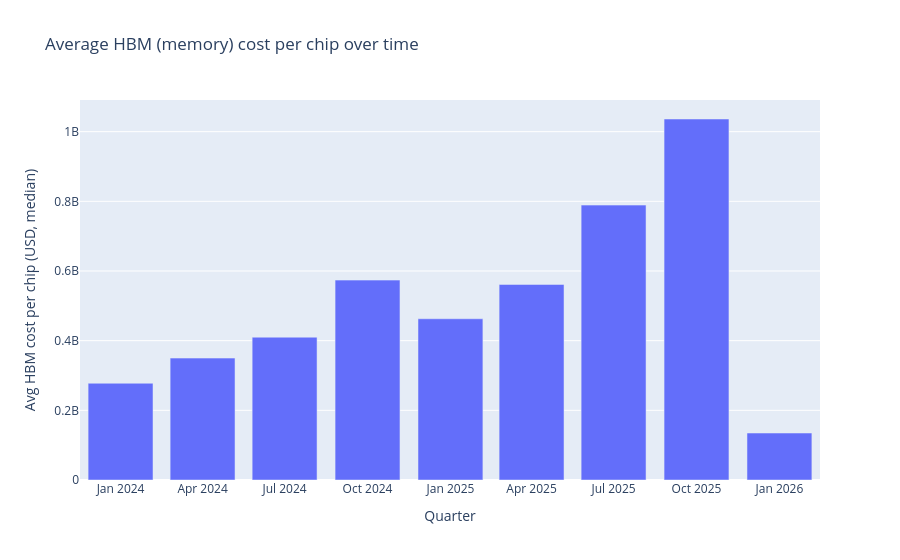

Notebook cell for this chart:
### Markdown cell above
### Average HBM cost per chip over time
Total HBM cost (USD, median) divided by the number of chips modeled each quarter,
which normalizes out how many chips are in the panel.

Caveat: Q1 2026 is still understated — the chips missing from that latest quarter
(NVIDIA and 'Other') are the high-HBM ones, so the *mix* is lower, not just the count.

### Code cell
per_chip = (
    load("ai_chip_components__quarterly_by_chip.csv")
    .with_columns(
        pl.col("Start date").cast(pl.String).str.to_date(strict=False).alias("_d"),
        num("HBM cost (USD) (median)").alias("_hbm"),
    )
    .drop_nulls(["_d", "_hbm"])
    .group_by("_d").agg(pl.col("_hbm").mean().alias("_avg"), pl.len().alias("_n")).sort("_d")
)
px.bar(per_chip, x="_d", y="_avg", hover_data=["_n"],
       labels={"_d": "Quarter", "_avg": "Avg HBM cost per chip (USD, median)", "_n": "chips"},
       title="Average HBM (memory) cost per chip over time")

### Figure 1 — Plotly figure (JSON) as saved in the notebook; plotly's stock layout.template omitted (floating-point values rounded to 4 significant figures)
{"data": [{"customdata": [[9], [10], [12], [13], [14], [14], [12], [11], [7]], "hovertemplate": "Quarter=%{x}<br>Avg HBM cost per chip (USD, median)=%{y}<br>chips=%{customdata[0]}<extra></extra>", "legendgroup": "", "marker": {"color": "#636efa", "pattern": {"shape": ""}}, "name": "", "orientation": "v", "showlegend": false, "textposition": "auto", "type": "bar", "x": ["2024-01-01", "2024-04-01", "2024-07-01", "2024-10-01", "2025-01-01", "2025-04-01", "2025-07-01", "2025-10-01", "2026-01-01"], "xaxis": "x", "y": [277800000.0, 350000000.0, 410000000.0, 573800000.0, 462900000.0, 561400000.0, 789200000.0, 1036000000.0, 134900000.0], "yaxis": "y"}], "layout": {"barmode": "relative", "legend": {"tracegroupgap": 0}, "title": {"text": "Average HBM (memory) cost per chip over time"}, "xaxis": {"anchor": "y", "domain": [0.0, 1.0], "title": {"text": "Quarter"}}, "yaxis": {"anchor": "x", "domain": [0.0, 1.0], "title": {"text": "Avg HBM cost per chip (USD, median)"}}}}
